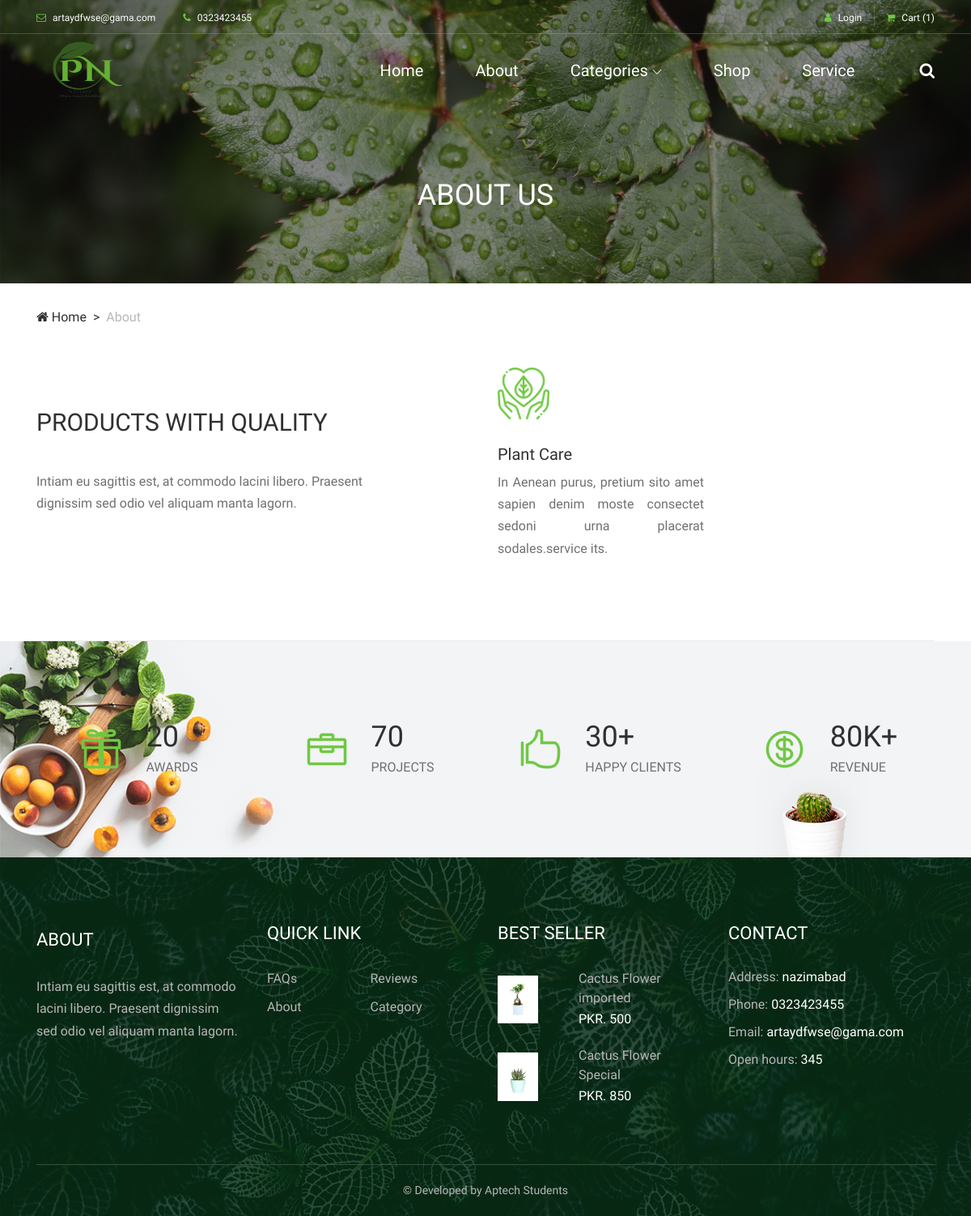
The app's page /Plants_recent/plantnest/usertheme/about.php with its own data.
### tables this page shows
CREATE TABLE `details` (
  `dt_id` int(11) NOT NULL,
  `dt_address` varchar(50) NOT NULL,
  `dt_email` varchar(50) NOT NULL,
  `dt_phone` varchar(50) NOT NULL,
  `dt_hours` varchar(50) NOT NULL
);

CREATE TABLE `about` (
  `abt_id` int(11) NOT NULL,
  `abt_heading` varchar(50) NOT NULL,
  `abt_desc` varchar(500) NOT NULL,
  `abt_img` varchar(50) NOT NULL
);

CREATE TABLE `services` (
  `sr_id` int(11) NOT NULL,
  `sr_heading` varchar(50) NOT NULL,
  `sr_desc` varchar(500) NOT NULL,
  `sr_img` varchar(50) NOT NULL,
  `Price` int(11) NOT NULL
);

CREATE TABLE `products` (
  `pr_id` int(11) NOT NULL,
  `pr_name` varchar(50) NOT NULL,
  `pr_price` double NOT NULL,
  `pr_img` varchar(255) NOT NULL,
  `cate_id` int(11) NOT NULL,
  `p_quantity` int(11) NOT NULL,
  `p_status` varchar(50) NOT NULL
);

### Plants_recent/plantnest/usertheme/about.php (the view, shortened to what this page needs)
<!DOCTYPE html>
<html lang="en">
<head>
    <link rel="stylesheet" href="style.css">
</head>
<?php
include "../config.php";
$abt = "SELECT * FROM `about` order by abt_id desc limit 1";
$res = mysqli_query($conn, $abt);
if (mysqli_num_rows($res) > 0) {
?>
<body>
    <header class="header-area">
        <?php include "header.php" ?>
    <div class="breadcrumb-area">
        <div class="top-breadcrumb-area bg-img bg-overlay d-flex align-items-center justify-content-center" style="background-image: url(img/bg-img/24.jpg);">
            <h2>ABOUT US</h2>
        </div>
        <div class="container">
            <div class="row">
                <div class="col-12">
                    <nav aria-label="breadcrumb">
                        <ol class="breadcrumb">
                            <li class="breadcrumb-item"><a href="#"><i class="fa fa-home"></i> Home</a></li>
                            <li class="breadcrumb-item active" aria-current="page">About</li>
                        </ol>
                    </nav>
                </div>
            </div>
        </div>
    </div>
    <section class="about-us-area">
        <div class="container">
            <div class="row justify-content-between">
                <div class="col-12 col-lg-5">
                    <?php
while ($row = mysqli_fetch_assoc($res)) {
?>
                    <div class="section-heading mt-5">
                        <h2> <?php echo $row["abt_heading"]; ?></h2>
                    </div>
                    <p> <?php echo $row["abt_desc"]; ?></p>
<?php }}?>
                </div>
                <div class="col-12 col-lg-6">
                    <div class="alazea-benefits-area">
                        <div class="row">
<?php
    $ser = "SELECT * FROM `services` order by sr_id desc limit 2";
   $res2 = mysqli_query($conn, $ser);
   while ($row = mysqli_fetch_array($res2)) {
?>
                            <div class="col-12 col-sm-6">
                                <div class="single-benefits-area">
                                    <img src="../../darkpan/upload/service/<?php echo $row[3]?>" alt="">
                                    <h5><?php echo $row[1] ?></h5>
                                    <p class="text-justify"><?php echo $row[2] ?></p>
                                </div>
                            </div>
<?php } ?>
                        </div>
                    </div>
                </div>
            </div>
        </div>
        <div class="container">
            <div class="row">
                <div class="col-12">
                </div>
            </div>
        </div>
    </section>
    <section class="cool-facts-area bg-img section-padding-100-0" style="background-image: url(img/bg-img/cool-facts.png);">
        <div class="container">
            <div class="row">
                <div class="col-12 col-sm-6 col-md-3">
                    <div class="single-cool-fact d-flex align-items-center justify-content-center mb-100">
                        <div class="cf-icon">
                            <img src="img/core-img/cf1.png" alt="">
                        </div>
                        <div class="cf-content">
                            <h2><span class="counter">20</span></h2>
                            <h6>AWARDS</h6>
                        </div>
                    </div>
                </div>
                <div class="col-12 col-sm-6 col-md-3">
                    <div class="single-cool-fact d-flex align-items-center justify-content-center mb-100">
                        <div class="cf-icon">
                            <img src="img/core-img/cf2.png" alt="">
                        </div>
                        <div class="cf-content">
                            <h2><span class="counter">70</span></h2>
                            <h6>PROJECTS</h6>
                        </div>
                    </div>
                </div>
                <div class="col-12 col-sm-6 col-md-3">
                    <div class="single-cool-fact d-flex align-items-center justify-content-center mb-100">
                        <div class="cf-icon">
                            <img src="img/core-img/cf3.png" alt="">
                        </div>
                        <div class="cf-content">
                            <h2><span class="counter">30</span>+</h2>
                            <h6>HAPPY CLIENTS</h6>
                        </div>
                    </div>
                </div>
                <div class="col-12 col-sm-6 col-md-3">
                    <div class="single-cool-fact d-flex align-items-center justify-content-center mb-100">
                        <div class="cf-icon">
                        </div>
                        <div class="cf-content">
                            <h2><span class="counter">80</span>K+</h2>
                            <h6>REVENUE</h6>
                        </div>
                    </div>
                </div>
            </div>
        </div>
        <div class="side-img wow fadeInUp" data-wow-delay="500ms">
            <img src="img/core-img/pot.png" alt="">
        </div>
    </section>
    <?php include "footer.php" ?>
</body>
</html>

### Plants_recent/plantnest/usertheme/header.php (shortened to what this page needs)
<?php
include_once "../config.php";
?>
<!DOCTYPE html>
<html lang="en">
<head>
    <link rel="stylesheet" href="style.css">
</head>
<?php
$query = "SELECT * FROM `details` order by dt_id desc limit 1";
$result = mysqli_query($conn,$query);
if(mysqli_num_rows($result)>0)
{
    ?>
<body>
<div class="top-header-area">
    <div class="container">
        <div class="row">
            <div class="col-12">
                <div class="top-header-content d-flex align-items-center justify-content-between">
                    <div class="top-header-meta">
                    <?php
                      while($row=mysqli_fetch_assoc($result))
                      {
                      ?>
                        <a href="mailto:xyz@gmail.com" data-toggle="tooltip" data-placement="bottom" title="infodeercreative@gmail.com"><i class="fa fa-envelope-o" aria-hidden="true"></i> <span><?php echo $row["dt_email"]; ?></span></a>
                        <a href="#" data-toggle="tooltip" data-placement="bottom" title="+1 234 122 122"><i class="fa fa-phone" aria-hidden="true"></i> <span><?php echo  $row["dt_phone"];?>
          </span></a>
                 <?php }
                 }
                 ?>
                    </div>
                    <div class="top-header-meta d-flex">
                        <?php
                        if (isset($_SESSION["user_name"])) {
                            $userName = $_SESSION["user_name"];
                        ?>
                            <div class="language-dropdown">
                                <!-- <div class="account-img-main" style="display:inline-block;" >
                                        <img src="img/demo-account.JPG" alt="" class="account-img" style="width: 20px; height:20px; border-radius:100%;" >
                                    </div> -->
                                <div class="dropdown" style="display:inline-block;">
                                    <button class="btn btn-secondary dropdown-toggle mr-30" type="button" id="dropdownMenuButton" data-toggle="dropdown" aria-haspopup="true" aria-expanded="false"><?php echo $userName ?></button>
                                    <div class="dropdown-menu" aria-labelledby="dropdownMenuButton">
                                        <a class="dropdown-item" href="edit.php">Edit Profile Details</a>
                                        <a class="dropdown-item" href="logout.php">Logout</a>
                                    </div>
                                </div>
                            </div>
                        <?php } else {
                        ?>
                            <div class="login">
                                <a href="login.php"><i class="fa fa-user" aria-hidden="true"></i> <span>Login</span></a>
                            </div>
                        <?php } ?>
                        <div class="cart">
                            <a href="cart.php"><i class="fa fa-shopping-cart" aria-hidden="true"></i> <span>Cart <span class="cart-quantity">(1)</span></span></a>
                        </div>
                    </div>
                </div>
            </div>
        </div>
    </div>
</div>
<div class="alazea-main-menu">
    <div class="classy-nav-container breakpoint-off">
        <div class="container">
            <nav class="classy-navbar justify-content-between" id="alazeaNav">
                <a href="index.php" class="nav-brand"><img src="img/pn.png" alt="" style="width: 120px; height: 100px;"></a>
                <div class="classy-menu">
                    <div class="classynav">
                        <ul>
                            <li><a href="index.php">Home</a></li>
                            <li><a href="about.php">About</a></li>
                            <li><a href="#">Categories</a>
                            </li>
                            <li><a href="shop.php">Shop</a></li>
                            <li><a href="service.php">Service</a></li>
                        </ul>
                        <div id="searchIcon">
                            <i class="fa fa-search" aria-hidden="true"></i>
                        </div>
                    </div>
                </div>
            </nav>
        </div>
    </div>
</div>
</header>

### Plants_recent/plantnest/usertheme/footer.php (shortened to what this page needs)
<?php
include "../config.php";
$query = "SELECT * FROM `details` order by dt_id desc limit 1";
$resul = mysqli_query($conn, $query);
if (mysqli_num_rows($resul) > 0) {
?>
    <?php
    $abt = "SELECT * FROM `about` order by abt_id desc limit 1";
    $res = mysqli_query($conn, $abt);
    if (mysqli_num_rows($res) > 0) {
    ?>
        <?php
        $query1 = "SELECT p.*, c.cate_name FROM products p
                          JOIN category c ON p.cate_id = c.cate_id";
        $r = mysqli_query($conn, $query1);
        if (mysqli_num_rows($r) > 0) {
        ?>
            <footer class="footer-area bg-img" style="background-image: url(img/bg-img/3.jpg);">
                <div class="main-footer-area">
                    <div class="container">
                        <div class="row">
                            <div class="col-12 col-sm-6 col-lg-3 ">
                                <div class="single-footer-widget mt-2">
                                    <?php
                                    while ($row = mysqli_fetch_assoc($res)) {
                                    ?><div class="widget-title">
                                            <h5>About</h5>
                                        </div>
                                        <p> <?php echo $row["abt_desc"]; ?></p>
                                </div>
                            </div>
                    <?php }
                                }
                    ?>
                    <div class="col-12 col-sm-6 col-lg-3">
                        <div class="single-footer-widget">
                            <div class="widget-title">
                                <h5>QUICK LINK</h5>
                            </div>
                            <nav class="widget-nav">
                                <ul>
                                    <li><a href="faq.php">FAQs</a></li>
                                    <li><a href="#">Reviews</a></li>
                                    <li><a href="#">About</a></li>
                                    <li><a href="#">Category</a></li>
                                </ul>
                            </nav>
                        </div>
                    </div>
                    <div class="col-12 col-sm-6 col-lg-3">
                        <div class="single-footer-widget">
                            <div class="widget-title">
                                <h5>BEST SELLER</h5>
                            </div>
                            <?php
                            while ($row = mysqli_fetch_assoc($r)) {
                            ?>
                                <div class="single-best-seller-product d-flex align-items-center">
                                    <div class="product-thumbnail">
                                        <a href="shop-details.php"> <img src="../../darkpan/upload/product/<?php echo $row["pr_img"] ?>" alt="<?php echo $row["pr_name"] ?>" width="50" height="50">
                                        </a>
                                    </div>
                                    <div class="product-info">
                                        <a href="shop-details.php"><?php echo $row["pr_name"] ?></a>
                                        <p>PKR. <?php echo $row["pr_price"] ?></p>
                                    </div>
                                </div>
                        <?php }
                        } ?>
                        </div>
                    </div>
                    <div class="col-12 col-sm-6 col-lg-3">
                        <div class="single-footer-widget">
                            <div class="widget-title">
                                <h5>CONTACT</h5>
                            </div>
                            <?php
                            while ($row = mysqli_fetch_assoc($resul)) {
                            ?>
                                <div class="contact-information">
                                    <p><span>Address:</span> <?php echo $row["dt_address"]; ?> </p>
                                    <p><span>Phone:</span> <?php echo $row["dt_phone"]; ?></p>
                                    <p><span>Email:</span> <?php echo $row["dt_email"]; ?> </p>
                                    <p><span>Open hours:</span> <?php echo $row["dt_hours"]; ?></p>
                                </div>
                        <?php }
                        }
                        ?>
                        </div>
                    </div>
                        </div>
                    </div>
                </div>
                <center>
                    <div class="footer-bottom-area">
                        <div class="container">
                            <div class="row">
                                <div class="col-12">
                                    <div class="border-line"></div>
                                </div>
                                <div class="col-12 col-md-12">
                                    <div class="copywrite-text">
                                        <p>&copy;
                                            Developed by Aptech Students
                                        </p>
                                    </div>
                                </div>
                </center>
            </footer>

### records on screen
details: dt_email "artaydfwse@gama.com", dt_phone "0323423455", dt_address "nazimabad", dt_hours "345"
about: abt_heading "PRODUCTS WITH QUALITY", abt_desc "Intiam eu sagittis est, at commodo lacini libero. Praesent dignissim sed odio vel aliquam manta lagorn."
services: sr_img (picture), sr_heading "Plant Care", sr_desc "In Aenean purus, pretium sito amet sapien denim moste consectet sedoni urna placerat sodales.service its."
products: pr_img (picture), pr_name "Cactus Flower imported", pr_price "500"
products: pr_img (picture), pr_name "Cactus Flower Special", pr_price "850"
